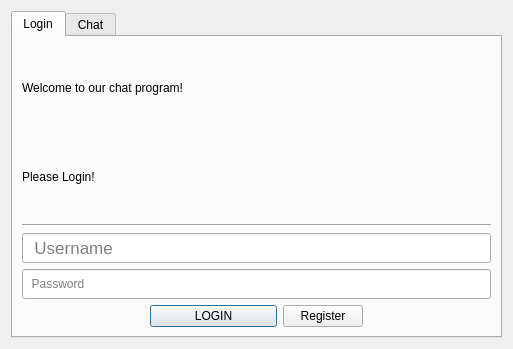
<?xml version="1.0" encoding="UTF-8"?>
<ui version="4.0">
 <class>ChatDialog</class>
 <widget class="QDialog" name="ChatDialog">
  <property name="geometry">
   <rect>
    <x>0</x>
    <y>0</y>
    <width>513</width>
    <height>349</height>
   </rect>
  </property>
  <property name="windowTitle">
   <string>Chat</string>
  </property>
  <layout class="QVBoxLayout" name="verticalLayout">
   <item>
    <widget class="QTabWidget" name="tabWidget">
     <property name="enabled">
      <bool>true</bool>
     </property>
     <property name="currentIndex">
      <number>0</number>
     </property>
     <widget class="QWidget" name="Login">
      <attribute name="title">
       <string>Login</string>
      </attribute>
      <layout class="QVBoxLayout" name="verticalLayout_3">
       <item>
        <widget class="QLabel" name="label_2">
         <property name="text">
          <string>Welcome to our chat program!</string>
         </property>
        </widget>
       </item>
       <item>
        <widget class="QLabel" name="label_3">
         <property name="text">
          <string>Please Login!</string>
         </property>
        </widget>
       </item>
       <item>
        <widget class="Line" name="line">
         <property name="orientation">
          <enum>Qt::Orientation::Horizontal</enum>
         </property>
        </widget>
       </item>
       <item>
        <layout class="QVBoxLayout" name="layout_login">
         <property name="rightMargin">
          <number>0</number>
         </property>
         <item>
          <widget class="QLineEdit" name="input_username">
           <property name="minimumSize">
            <size>
             <width>0</width>
             <height>30</height>
            </size>
           </property>
           <property name="font">
            <font>
             <pointsize>13</pointsize>
            </font>
           </property>
           <property name="placeholderText">
            <string>  Username</string>
           </property>
          </widget>
         </item>
         <item>
          <widget class="QLineEdit" name="input_password">
           <property name="minimumSize">
            <size>
             <width>0</width>
             <height>30</height>
            </size>
           </property>
           <property name="placeholderText">
            <string>  Password</string>
           </property>
          </widget>
         </item>
         <item>
          <layout class="QHBoxLayout" name="horizontalLayout">
           <property name="topMargin">
            <number>0</number>
           </property>
           <item>
            <spacer name="horizontalSpacer">
             <property name="orientation">
              <enum>Qt::Orientation::Horizontal</enum>
             </property>
             <property name="sizeHint" stdset="0">
              <size>
               <width>40</width>
               <height>20</height>
              </size>
             </property>
            </spacer>
           </item>
           <item>
            <widget class="QPushButton" name="input_login">
             <property name="sizePolicy">
              <sizepolicy hsizetype="Expanding" vsizetype="Fixed">
               <horstretch>0</horstretch>
               <verstretch>0</verstretch>
              </sizepolicy>
             </property>
             <property name="text">
              <string>LOGIN</string>
             </property>
            </widget>
           </item>
           <item>
            <widget class="QPushButton" name="input_register">
             <property name="maximumSize">
              <size>
               <width>200</width>
               <height>16777215</height>
              </size>
             </property>
             <property name="text">
              <string>Register</string>
             </property>
            </widget>
           </item>
           <item>
            <spacer name="horizontalSpacer_2">
             <property name="orientation">
              <enum>Qt::Orientation::Horizontal</enum>
             </property>
             <property name="sizeHint" stdset="0">
              <size>
               <width>40</width>
               <height>20</height>
              </size>
             </property>
            </spacer>
           </item>
          </layout>
         </item>
        </layout>
       </item>
      </layout>
     </widget>
     <widget class="QWidget" name="chat_tab">
      <property name="enabled">
       <bool>false</bool>
      </property>
      <attribute name="title">
       <string>Chat</string>
      </attribute>
      <layout class="QVBoxLayout" name="verticalLayout_2">
       <item>
        <layout class="QHBoxLayout">
         <item>
          <widget class="QTextEdit" name="textEdit">
           <property name="focusPolicy">
            <enum>Qt::FocusPolicy::NoFocus</enum>
           </property>
           <property name="readOnly">
            <bool>true</bool>
           </property>
          </widget>
         </item>
         <item>
          <widget class="QListWidget" name="listWidget">
           <property name="maximumSize">
            <size>
             <width>180</width>
             <height>16777215</height>
            </size>
           </property>
           <property name="focusPolicy">
            <enum>Qt::FocusPolicy::NoFocus</enum>
           </property>
          </widget>
         </item>
        </layout>
       </item>
       <item>
        <layout class="QHBoxLayout">
         <item>
          <widget class="QLabel" name="label">
           <property name="text">
            <string>Message:</string>
           </property>
          </widget>
         </item>
         <item>
          <widget class="QLineEdit" name="lineEdit"/>
         </item>
        </layout>
       </item>
      </layout>
     </widget>
    </widget>
   </item>
  </layout>
 </widget>
 <resources/>
 <connections/>
</ui>
